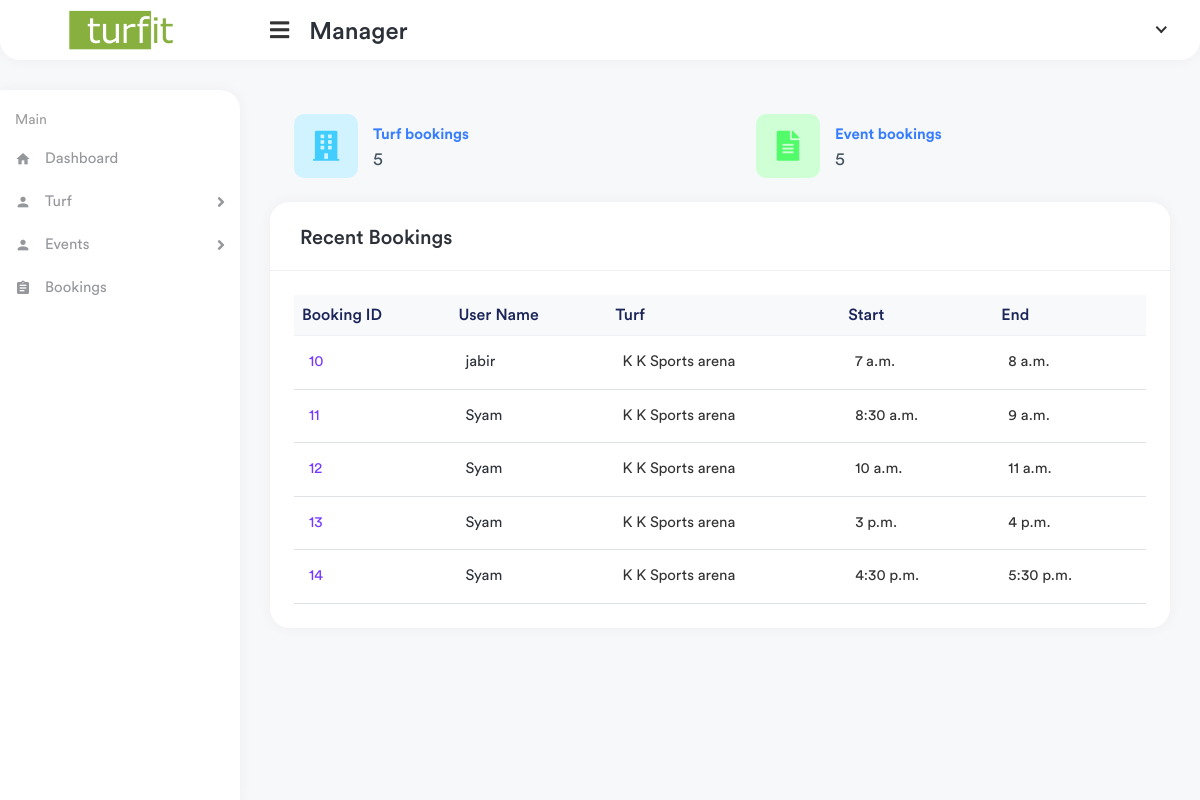
Before: /manager/ (signed in) with the older database file.
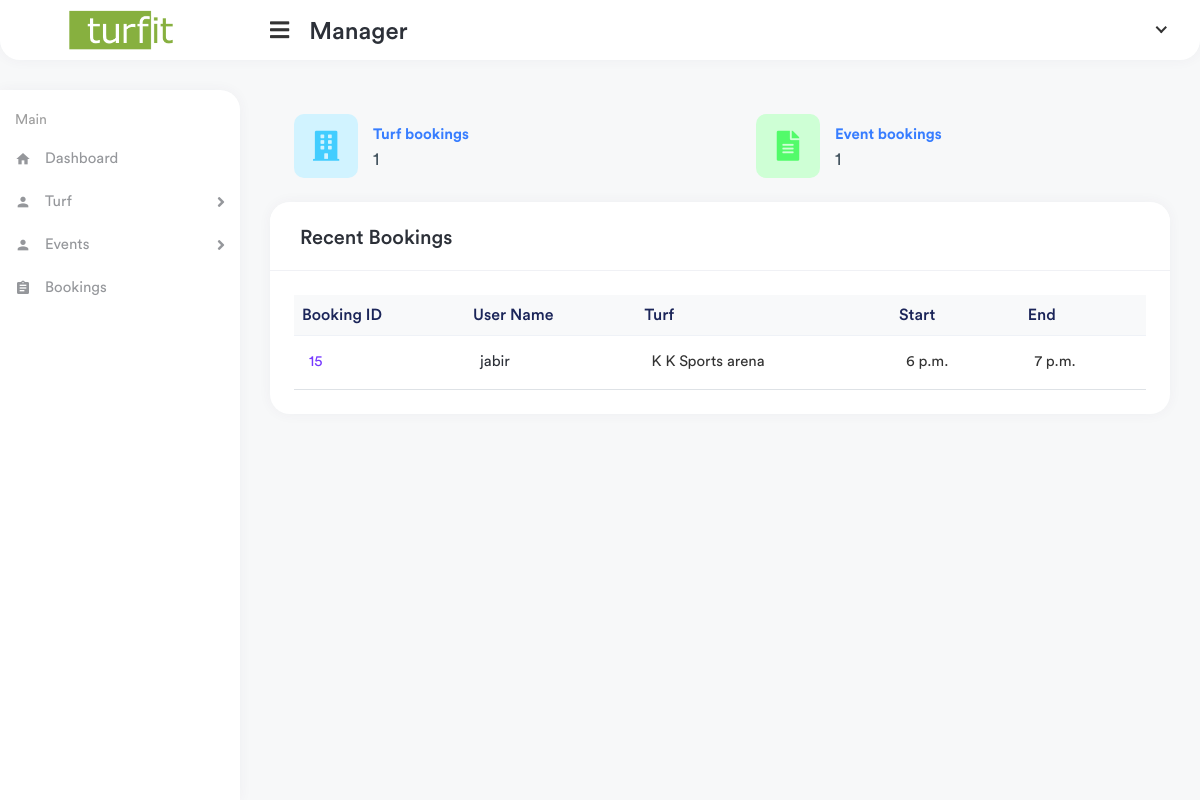
After: the same page with the newer database file.
### manager/models.py (models this page shows)
class TimeSlot(models.Model):
    turf = models.ForeignKey(Turf,on_delete=models.CASCADE,null=True)
    manager = models.ForeignKey(TurfManager,on_delete=models.CASCADE,null=True)
    start_time = models.TimeField()
    end_time = models.TimeField()
    is_booked = models.BooleanField(default=True)
    status = models.IntegerField(default=0)
    turf_user = models.ForeignKey(TurfUser,on_delete=models.CASCADE,null=True)
    price = models.CharField(max_length=100)
    date_for_book = models.DateField()
    def __str__(self):
        return str(self.turf)

class Turf(models.Model):
    manager = models.ForeignKey(TurfManager, on_delete=models.CASCADE, null=True)
    turf_name = models.CharField(max_length=100)
    turf_place = models.CharField(max_length=100)
    phone = models.CharField(max_length=100)
    turf_image = models.ImageField( upload_to="image/testimagemodel/")
    def __str__(self):
        return str(self.turf_name)

### website/models.py (models this page shows)
class TurfUser(models.Model):
    user = models.OneToOneField(User,on_delete=models.CASCADE)
    name = models.CharField(max_length=100)
    phone = models.CharField(max_length=100)
    email = models.EmailField()
    def __str__(self):
        return str(self.name)

### manager/views.py (the view)
# urls.py: path('',views.index,name="index"),
def index(request):
    manager_obj = TurfManager.objects.get(user=request.user)
    bookings = TimeSlot.objects.filter(manager=manager_obj,status=1).all()
    booked_events = EventBook.objects.filter(manager=manager_obj).count()
    booked_turfs = TimeSlot.objects.filter(manager=manager_obj,status=1).count()
    print(manager_obj)
    print(bookings)
    context = {
        'bookings' : bookings,
        'events_count' : booked_events,
        'turfs_count' : booked_turfs
    }
    return render(request,'manager/index.html',context)

### website/models.py (called while the page is built)
    def __str__(self):
        return str(self.name)

### templates/manager/index.html (shortened to what the changed rows need)
{% extends 'manager/partials/base.html' %}
{% load static %}
{% block content %}
        <div class="page-wrapper">
            <div class="content container-fluid">
                <div class="row">
                    <div class="col-xl-6 col-sm-6 col-12">
                        <div class="card1">
                            <a href=""><div class="card-body">
                                <div class="dash-widget-header">
                                    <div class="dash-count">
                                        <div class="dash-counts">
                                            <p>{{turfs_count}}</p>
                                        </div>
                                    </div>
                                </div>
                            </div></a>
                        </div>
                    </div>
                    <div class="col-xl-6 col-sm-6 col-12">
                        <div class="card2">
                            <a href=""><div class="card-body">
                                <div class="dash-widget-header">
                                    <div class="dash-count">
                                        <div class="dash-counts">
                                            <p>{{events_count}}</p>
                                        </div>
                                    </div>
                                </div>
                                </div></a>
                        </div>
                    </div>
                </div>
                <div class="row">
                    <div class="col-md-12 col-sm-12">
                        <div class="card">
                            <div class="card-body">
                                <div class="table-responsive">
                                    <table class="table table-stripped table-hover datatable">
                                        <thead class="thead-light">
                                            <tr>
                                                <th>Booking ID</th>
                                                <th>User Name</th>
                                                <th>Turf</th>
                                                <th>Start</th>
                                                <th>End</th>
                                            </tr>
                                        </thead>
                                        <tbody>
                                            {% for book in bookings %}
                                            <tr>
                                                <td  > <a href="#" class="invoice-link">{{book.id}}</a> </td>
                                                <td>
                                                    <h2 class="table-avatar">
                                                        {{book.turf_user}}
                                                    </h2>
                                                </td>
                                                <td>{{book.turf}}</td>
                                                <td>{{ book.start_time }}</td>
                                                <td>{{ book.end_time }}</td>
                                            </tr>
                                            {% endfor %}
                                        </tbody>
                                    </table>
                                </div>
                            </div>
                        </div>
                    </div>
                </div>
            </div>
        </div>
   {% endblock %}

Changed rows visible on the page:
no longer on this page (row edited): TimeSlot: id "10", turf_user "jabir", turf "K K Sports arena", start_time "7 a.m.", end_time "8 a.m."
removed TimeSlot: id "11", turf_user "Syam", turf "K K Sports arena", start_time "8:30 a.m.", end_time "9 a.m."
removed TimeSlot: id "12", turf_user "Syam", turf "K K Sports arena", start_time "10 a.m.", end_time "11 a.m."
removed TimeSlot: id "13", turf_user "Syam", turf "K K Sports arena", start_time "3 p.m.", end_time "4 p.m."
removed TimeSlot: id "14", turf_user "Syam", turf "K K Sports arena", start_time "4:30 p.m.", end_time "5:30 p.m."
now on this page (row edited): TimeSlot: id "15", turf_user "jabir", turf "K K Sports arena", start_time "6 p.m.", end_time "7 p.m."
Other visible differences:
{{ turfs_count }}: "5" → "1"
{{ events_count }}: "5" → "1"
